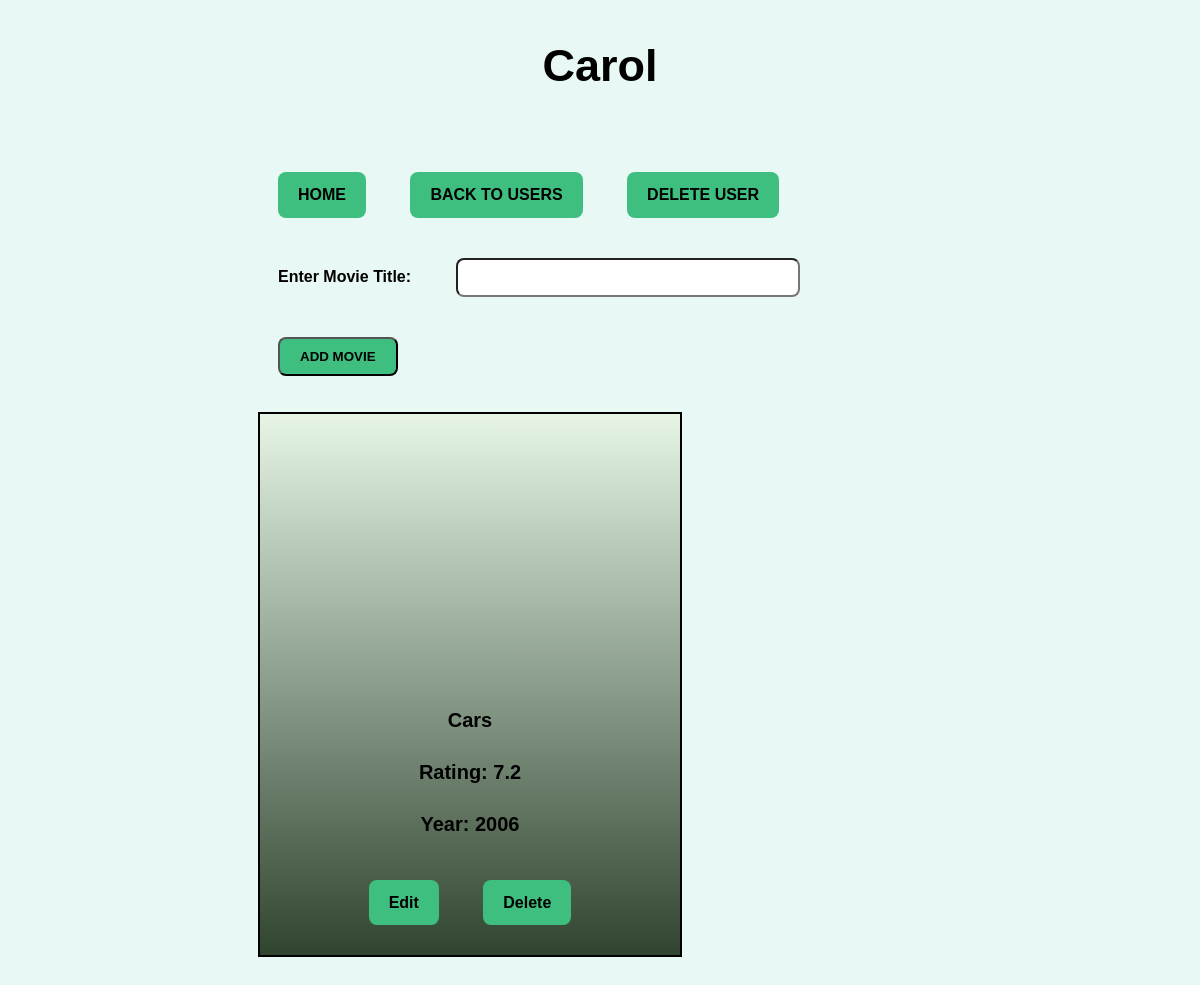
The page /users/2 on the database as committed earlier.
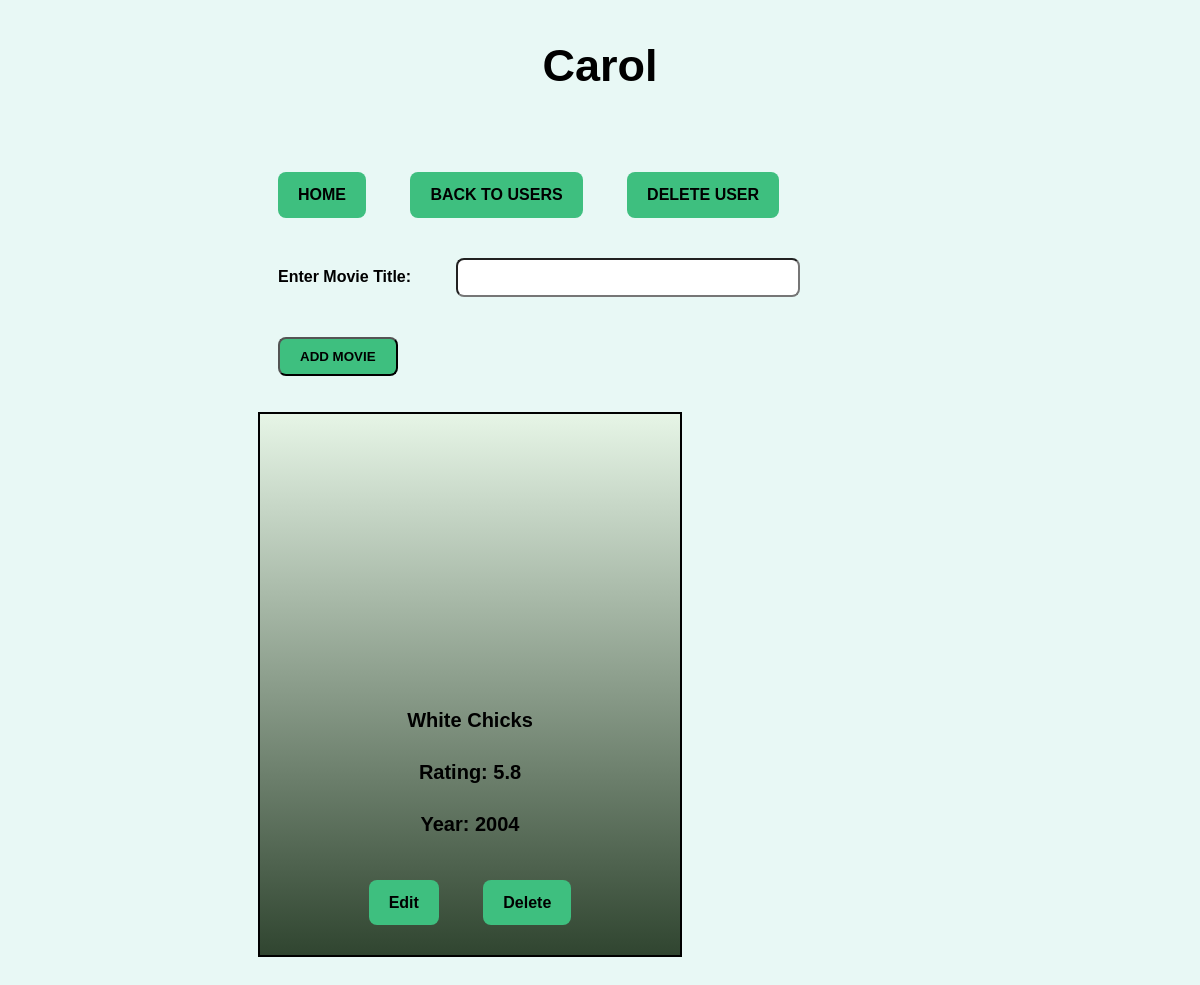
The same page on the database as committed later.
### models.py (models this page shows)
class User(db.Model):
    user_id = db.Column(db.Integer, primary_key=True)
    username = db.Column(db.String(255), nullable=False)
    movies = db.relationship('Movie', backref='user', lazy=True)

class Movie(db.Model):
    movie_id = db.Column(db.Integer, primary_key=True)
    user_id = db.Column(db.Integer, db.ForeignKey('user.user_id'), nullable=False)
    title = db.Column(db.String(255), nullable=False)
    rating = db.Column(db.DECIMAL(3, 1))
    year = db.Column(db.Integer)
    poster = db.Column(db.String(255))
    reviews = db.relationship('Review', backref='movie', lazy=True)

### app.py (the view)
@app.route('/users/<int:user_id>')
def user_movies(user_id):
    user, movies = data_manager.get_user_movies(user_id)
    if user is None:
        return "User not found"
    return render_template('user_movies.html', user=user, movies=movies)

### data/SQLiteDataManager.py (called while the page is built)
    def get_user_movies(self, user_id):
        user = User.query.get(user_id)
        if user:
            movies = user.movies
            return user, movies
        return None, None

### templates/user_movies.html (shortened to what this page needs)
<!DOCTYPE html>
<html>
<head>
    <link rel="stylesheet" href="{{ url_for('static', filename='styles.css') }}">
</head>
<body>
    <div>
        <h1 class="title">{{ user.username }}</h1>
    </div>
    <div class="user-container">
        <div class="header-buttons">
            <a href="{{ url_for('home') }}" class="btn">HOME</a>
            <a href="{{ url_for('list_users') }}" class="btn">BACK TO USERS</a>
            <a href="{{ url_for('delete_user', user_id=user.user_id) }}" class="btn btn-delete">DELETE USER</a>
        </div>
        <form method="post" action="{{ url_for('add_movie', user_id=user.user_id) }}">
            <label for="movie_title" class="label_enter_movie">Enter Movie Title:</label>
            <input type="text" id="movie_title" name="movie_title" class="searchbar_movie" style="width: 300px;" required>
            <button type="submit" class="btn">ADD MOVIE</button>
        </form>
        <div class="movies-list">
            <ul class="list-of-cards">
                {% for movie in movies %}
                 <li>
                    <div class="card">
                        <div class="movie-poster" style="background-image: url('{{ movie['poster'] }}');"></div>
                        <div class="movie-details">
                            <p>{{ movie["title"] }}</p>
                            <p>Rating: {{ movie["rating"] }}</p>
                            <p>Year: {{ movie["year"] }}</p>
                        </div>
                        <div class="btn-container">
                            <a href="{{ url_for('update_movie', user_id=user.user_id, movie_id=movie['movie_id']) }}" class="btn">Edit</a>
                            <a href="{{ url_for('delete_movie', user_id=user.user_id, movie_id=movie['movie_id']) }}" class="btn">Delete</a>
                        </div>
                    </div>
                </li>
                {% endfor %}
            </ul>
        </div>
    </div>
</body>
</html>

### static/styles.css (style rules this page uses)
body { font-family: Arial, sans-serif; line-height: 1.6; background-color: #E8F8F5; }
ul { list-style: none; padding: 0; }
.movies-list { display: flex; flex-wrap: wrap; justify-content: space-between; align-items: center; width-max:1200px }
.list-of-cards { display: flex; flex-direction: row; justify-content: center; flex-wrap: wrap; gap:100px; }
.card { text-align: center; border: 2px solid black; background: linear-gradient(to bottom, #e6f5e6, #304530); padding: 10px; width: 400px; }
.btn-container { text-align: center; margin-top: 10px; }
.btn { display: inline-block; background-color: #3EBF7F; color: black; text-align: center; text-decoration: none; text-color: black border: none; cursor: pointer; margin:20px; border-radius: 8px; font-weight: bold; padding: 10px 20px; }
.movie-poster { background-size: contain; background-repeat: no-repeat; background-position: center; width: 100%; height: 250px; }
.movie-details { margin-top: 30px; font-weight: bold; font-size: 20px }
.title { font-size: 45px; font-weight: bold; text-align: center; margin-bottom: 20px; }
.user-container { margin: 50px 250px; }
.label_enter_movie { font-weight: bold; margin: 20px }
.searchbar_movie { display: inline-block; color: black; text-align: center; text-decoration: none; text-color: black border: none; cursor: pointer; margin:20px; border-radius: 8px; font-weight: bold; padding: 10px 20px; }

Rows that differ between the two databases and show on the page:
removed Movie: title "Cars", rating "7.2", year "2006"
added Movie: title "White Chicks", rating "5.8", year "2004"
